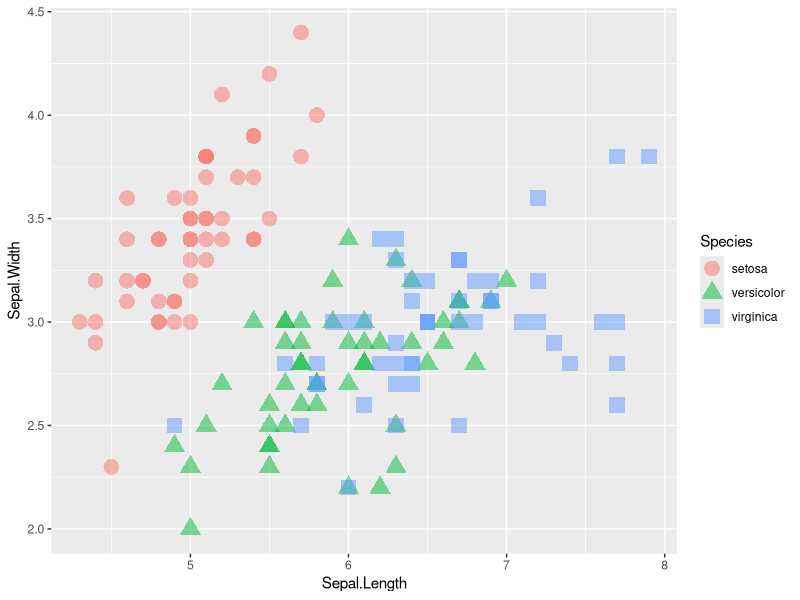

R code for this plot:
library(tidyverse)


head(iris) # git addition

View(iris)

ggplot(iris, aes(x=Sepal.Length, y=Sepal.Width)) +
  geom_point(aes(color=Species, shape=Species), size=5, alpha=0.5)
